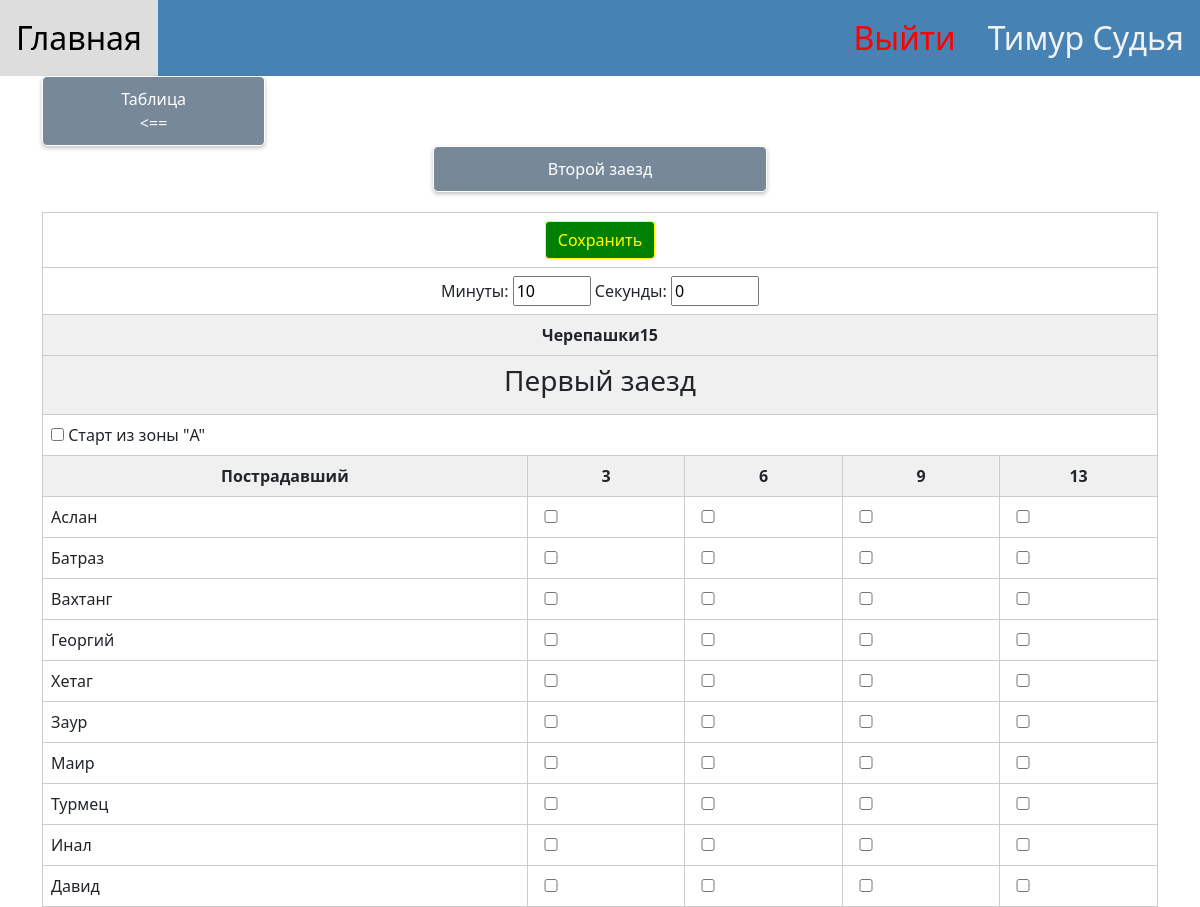
The app's page /to_redact_score_and_time_of_race/28/1 (signed in) with its own data.
### for_work_with_database/class_db_user.py (models this page shows, shortened)
class User(SqlAlchemyBase, UserMixin):
    __tablename__ = 'users'
    id = Column(Integer, primary_key=True, autoincrement=True)
    email = Column(String, unique=True)
    password = Column(String)
    name = Column(String)
    last_name = Column(String)
    role_id = Column(Integer, ForeignKey('roles.id'))

### for_work_with_database/class_db_team.py (models this page shows)
class TeamDB(SqlAlchemyBase):
    __tablename__ = 'teams'
    id = sqlalchemy.Column(sqlalchemy.Integer, primary_key=True, autoincrement=True)
    name_command = sqlalchemy.Column(sqlalchemy.String)
    name_of_organization = sqlalchemy.Column(sqlalchemy.String)
    first_score = sqlalchemy.Column(sqlalchemy.Text)
    second_score = sqlalchemy.Column(sqlalchemy.Text)
    nomination = sqlalchemy.Column(sqlalchemy.Integer)
    competition_id = sqlalchemy.Column(sqlalchemy.Integer)
    manager = sqlalchemy.Column(sqlalchemy.String)
    number_phone_of_manager = sqlalchemy.Column(sqlalchemy.String)
    email_of_manager = sqlalchemy.Column(sqlalchemy.String)
    name_first_member = sqlalchemy.Column(sqlalchemy.String)
    last_name_first_member = sqlalchemy.Column(sqlalchemy.String)
    middle_name_first_member = sqlalchemy.Column(sqlalchemy.String)
    date_birthday_first_member = sqlalchemy.Column(sqlalchemy.String)
    certificate_PFDO_first_member = sqlalchemy.Column(sqlalchemy.String)
    name_second_member = sqlalchemy.Column(sqlalchemy.String)
    middle_name_second_member = sqlalchemy.Column(sqlalchemy.String)
    last_name_second_member = sqlalchemy.Column(sqlalchemy.String)
    date_birthday_second_member = sqlalchemy.Column(sqlalchemy.String)
    certificate_PFDO_second_member = sqlalchemy.Column(sqlalchemy.String)
    final_top = sqlalchemy.Column(sqlalchemy.Integer)
    final_score = sqlalchemy.Column(sqlalchemy.Integer)
    random_queue = sqlalchemy.Column(sqlalchemy.Integer)
    time_of_first_race = sqlalchemy.Column(sqlalchemy.Integer)
    time_of_second_race = sqlalchemy.Column(sqlalchemy.Integer)
    list_logs_score_of_first_race = sqlalchemy.Column(sqlalchemy.Text)
    list_logs_score_of_second_race = sqlalchemy.Column(sqlalchemy.Text)

### main.py (the view, shortened to what this page needs)
@app.route("/to_redact_score_and_time_of_race/<int:team_id>/<int:number_of_launch>", methods=["GET", "POST"])
@limiter.limit(REQUESTS_TIME)
def to_redact_score_and_time_of_race(team_id, number_of_launch):
    print(request.method)
    if not current_user.is_authenticated:
        return redirect("/")
    if current_user.role_id == 1:
        return redirect("/")
    sess = db_session.create_session()
    team = sess.query(TeamDB).filter(TeamDB.id == team_id).first()
    if request.method == "GET":
        affected_persons = const_data_json["list_of_affected"]
        if number_of_launch == 2:
            time_of_race = team.time_of_second_race
            try:
                list_logs_score = team.list_logs_score_of_second_race.split(", ")
            except AttributeError:
                list_logs_score = []
        elif number_of_launch == 1:
            time_of_race = team.time_of_first_race
            try:
                list_logs_score = team.list_logs_score_of_first_race.split(", ")
            except AttributeError:
                list_logs_score = []
        try:
            seconds = time_of_race % 60
            minutes = time_of_race // 60
        except TypeError:
            minutes = 5
            seconds= 30
        return render_template("to_redact_score_and_time.html", list_logs_score=list_logs_score,
                               team=team, affected_persons=affected_persons, minutes=minutes, seconds=seconds, number_of_launch=number_of_launch, str=str)

### for_work_with_database/db_session.py (called while the page is built)
def create_session() -> Session:
    global __factory
    return __factory()

### main.py (called while the page is built)
@login_manager.user_loader
def load_user(user_id):
    db_sess = db_session.create_session()
    return db_sess.query(User).get(user_id)

### templates/to_redact_score_and_time.html (shortened to what this page needs)
{% extends "base.html" %}
{% block content %}
<body>
    {% if team.nomination == 1 %}
        <a href="/table/pilot/{{team.competition_id}}">
            <button class="green_button" style="width: 20%;">
                Таблица<br><==
            </button>
        </a>
    {% else %}
        <a href="/table/autopilot/{{team.competition_id}}">
            <button class="green_button" style="width: 20%;">
                Таблица<br><==
            </button>
        </a>
    {% endif %}
    <div align="center">
        {% if number_of_launch == 1 %}
            <a href="/to_redact_score_and_time_of_race/{{team.id}}/2">
                <button class="green_button" style="width: 30%;">Второй заезд</button>
            </a>
        {% else %}
            <a href="/to_redact_score_and_time_of_race/{{team.id}}/1">
                <button class="green_button" style="width: 30%;">Первый заезд</button>
            </a>
        {% endif %}
    </div>
    <form id="form_for_timer_for_competition" method="POST">
        <table>
                <tr>
                    <td colspan="5">
                        <div align="center">
                            <button class="btn btn-reset" type="submit" form="form_for_timer_for_competition" style="background-color: green; border-color: yellow;"><font color="yellow">Сохранить</font></button>
                        </div>
                    </td>
                </tr>
                <tr>
                    <td colspan="5">
                        <div align="center">
                            {% if team.nomination == 1 %}
                                <label for="minutes">Минуты: </label>
                                <input type="number" id="minutes" form="form_for_timer_for_competition" name="minutes" value="{{ minutes }}" min="0" align="center" max="5">
                                <label for="seconds">Секунды: </label>
                                <input type="number" id="seconds" form="form_for_timer_for_competition" name="seconds" value="{{ seconds }}" min="0" align="center" max="60">
                            {% endif %}
                        </div>
                    </td>
                </tr>
                <tr>
                    {% if team.name_command.__len__() > 30 %}
                        <th colspan="5">
                            <div align="center">
                                {{team.name_command[:30] + "..."}}
                            </div>
                        </th>
                    {% else %}
                        <th colspan="5">
                            <div align="center">
                                {{team.name_command}}
                            </div>
                        </th>
                    {% endif %}
                </tr>
                <tr>
                    <th colspan="5">
                        <div align="center">
                            {% if number_of_launch == 1 %}
                                <h3>Первый заезд</h3>
                            {% else %}
                                <h3>Второй заезд</h3>
                            {% endif %}
                        </div>
                    </th>
                </tr>
                <tr>
                    <td colspan="5">
                        {% if "score_start" in list_logs_score %}
                            <input type="checkbox" id="score_start" value="3" name="score_start" form="form_for_timer_for_competition" checked>
                            <label for="score_start">Старт из зоны "A"</label>
                        {% else %}
                            <input type="checkbox" id="score_start" value="3" name="score_start" form="form_for_timer_for_competition">
                            <label for="score_start">Старт из зоны "A"</label>
                        {% endif %}
                    </td>
                </tr>
                <tr>
                    <th>
                        <div align="center">
                            Пострадавший
                        </div>
                    </th>
                    <th>
                        <div align="center">3
                        </div>
                    </th>
                    <th>
                        <div align="center">6
                        </div>
                    </th>
                    <th>
                        <div align="center">9
                        </div>
                    </th>
                    <th>
                        <div align="center">13
                        </div>
                    </th>
                </tr>
                <tbody>
                {% for index_person in range(affected_persons.__len__()) %}
                <tr>
                    <td>{{affected_persons[index_person]}}</td>
                    <td>
                        {% if str(index_person) + "_3" in list_logs_score %}
                            <input type="checkbox" id="affected_{{index_person}}_for_score_3" form="form_for_timer_for_competition" name="{{index_person}}_3" value="3" style="width: 30px; heigh: 30px" checked>
                        {% else %}
                            <input type="checkbox" id="affected_{{index_person}}_for_score_3" form="form_for_timer_for_competition" name="{{index_person}}_3" value="3" style="width: 30px; heigh: 30px">
                        {% endif %}
                    </td>
                    <td>
                        {% if str(index_person) + "_6" in list_logs_score %}
                            <input type="checkbox" id="affected_{{index_person}}_for_score_6" form="form_for_timer_for_competition" name="{{index_person}}_6" value="6" style="width: 30px; heigh: 30px" checked>
                        {% else %}
                            <input type="checkbox" id="affected_{{index_person}}_for_score_6" form="form_for_timer_for_competition" name="{{index_person}}_6" value="6" style="width: 30px; heigh: 30px">
                        {% endif %}
                    </td>
                    <td>
                        {% if str(index_person) + "_9" in list_logs_score %}
                            <input type="checkbox" id="affected_{{index_person}}_for_score_9" form="form_for_timer_for_competition" name="{{index_person}}_9" value="9" style="width: 30px; heigh: 30px" checked>
                        {% else %}
                            <input type="checkbox" id="affected_{{index_person}}_for_score_9" form="form_for_timer_for_competition" name="{{index_person}}_9" value="9" style="width: 30px; heigh: 30px">
                        {% endif %}
                    </td>
                    <td>
                        {% if str(index_person) + "_13" in list_logs_score %}
                            <input type="checkbox" id="affected_{{index_person}}_for_score_13" form="form_for_timer_for_competition" name="{{index_person}}_13" value="13" style="width: 30px; heigh: 30px" checked>
                        {% else %}
                            <input type="checkbox" id="affected_{{index_person}}_for_score_13" form="form_for_timer_for_competition" name="{{index_person}}_13" value="13" style="width: 30px; heigh: 30px">
                        {% endif %}
                    </td>
                </tr>
                {% endfor %}
                </tbody>
        </table>
    </form>
</body>
{% endblock %}

### templates/base.html (shortened to what this page needs)
<!DOCTYPE html>
<html lang="en">
<head>
    <link href="https://cdn.jsdelivr.net/npm/bootstrap@5.0.2/dist/css/bootstrap.min.css" rel="stylesheet"
>
    <link rel="stylesheet" href="{{ url_for('static',filename='styles/style.css') }}">
    <div class="topnav">
        <a class="active" href="/">Главная</a>
        {% if not current_user.is_authenticated%}
            <a href="/login_user" style="float: right">Войти</a>
        {% else %}
            <a href="/" style="float: right">
                {{current_user.name}} {{current_user.last_name}}
            </a>
            <a href="/logout" style="float: right"><font color="red">Выйти</font></a>
        {% endif %}
    </div>
</head>
<main role="main" class="container">
    {% block content %}{% endblock %}
</main>
</html>

### static/styles/style.css (style rules this page uses)
table { width: 100%; border-collapse: collapse; margin-top: 20px; }
th, td { border: 1px solid #ccc; padding: 8px; text-align: left; }
th { background-color: #f0f0f0; }
.topnav { background-color: #4682B4; overflow: hidden; }
.topnav a { float: left; color: #f2f2f2; text-align: center; padding: 14px 16px; text-decoration: none; font-size: 200%; }
.topnav a.active { background-color: #778899; color: white; }
a { text-decoration: none; }
button.green_button { background-color: #778899; color: white; border: none; padding: 10px 20px; border-radius: 5px; box-shadow: 0px 2px 4px rgba(0, 0, 0, 0.25); font-size: 16px; border: 1px solid white; }

### templates/to_redact_score_and_time.html (style rules this page uses)
table { width: 100%; border-collapse: collapse; }
th, td { border: 1px solid #ccc; padding: 8px; text-align: left; }
th { background-color: #f0f0f0; }

### records on screen
User: name "Тимур", last_name "Судья"
TeamDB: name_command "Черепашки15"

### other values on screen
{{ affected_persons[index_person] }} "Аслан" "Батраз" "Вахтанг" "Георгий" "Хетаг" "Заур" "Маир" "Турмец" "Инал" "Давид"
